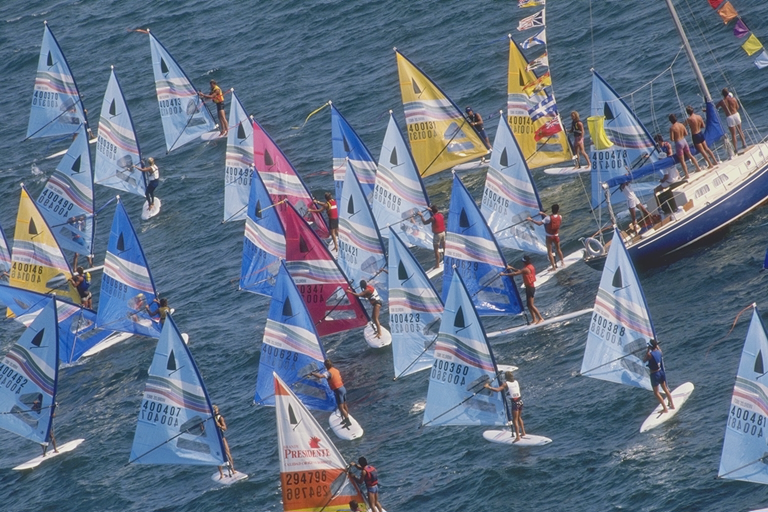
#> input picture sails.png, 768 x 512 px
$ jupyter execute 1_sobel_dx_dy.ipynb   (older library calls are emulated)
#> lines starting #> are read from the running program, lines starting #| are printed output that depends on the picture
[cell 1]
import cv2
import numpy as np
import matplotlib.pyplot as plt

# 读取图像
image = cv2.imread('sails.png', cv2.IMREAD_GRAYSCALE)
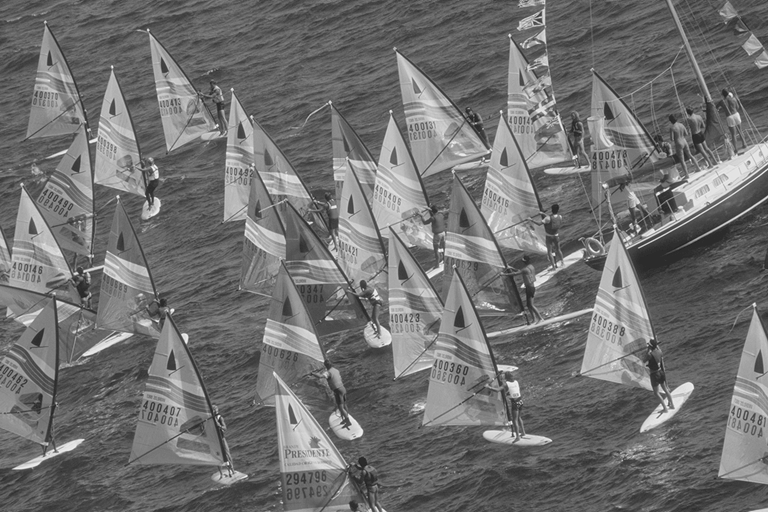
#> image: shape (512, 768); min 28, max 247, mean 112.5

plt.figure(figsize=(10, 5))
plt.imshow(image, cmap='gray')
plt.show()

[cell 2]
image

[cell 3]
dx = cv2.Sobel(image, cv2.CV_64F, 1, 0, ksize=5)
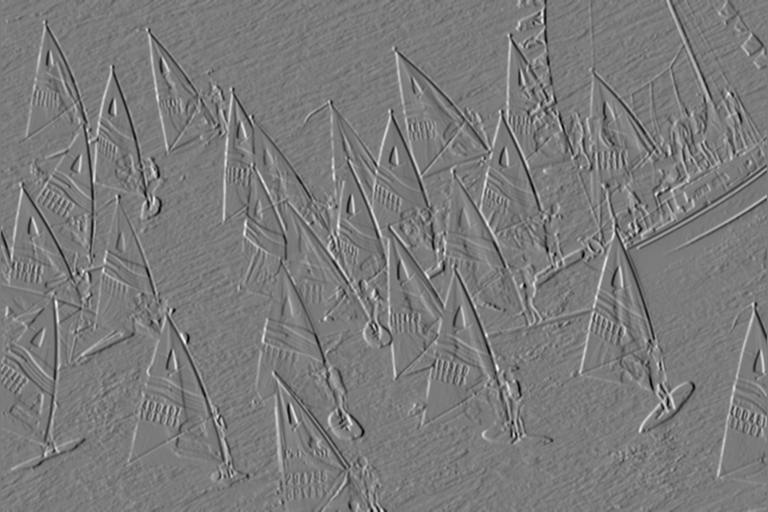
#> dx: shape (512, 768) float64; min -6988, max 7471, mean 1.2; drawn with min black and max white
dy = cv2.Sobel(image, cv2.CV_64F, 0, 1, ksize=5)
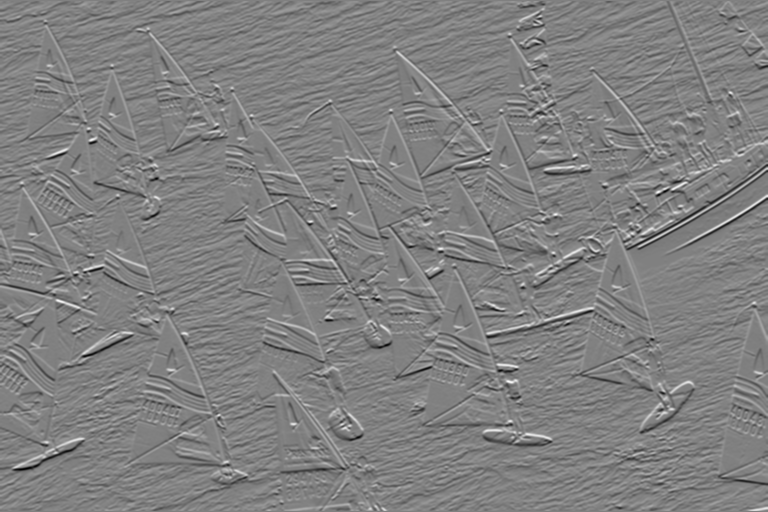
#> dy: shape (512, 768) float64; min -7466, max 7331, mean -0.4; drawn with min black and max white

[cell 4]
dx

[cell 5]
dy

[cell 6]
plt.figure(figsize=(10, 5))
plt.subplot(121)
plt.imshow(dx, cmap='gray')
plt.subplot(122)
plt.imshow(dy, cmap='gray')
plt.show()
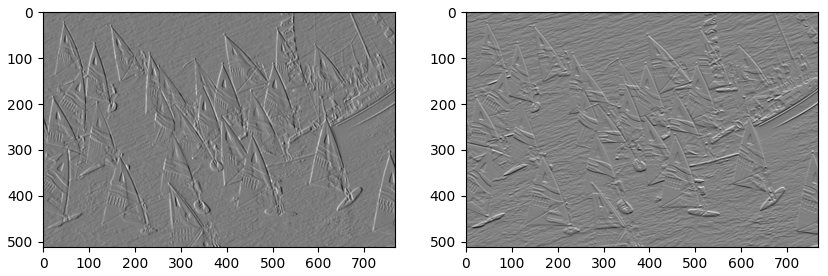
#> figure drawn by matplotlib, 2 panels

## From Scratch

$$
G_{x} = \begin{bmatrix} -1 & 0 & +1 \\ -2 & 0 & +2 \\ -1 & 0 & +1 \end{bmatrix} * I
$$

$$
G_{y} = \begin{bmatrix} -1 & -2 & -1 \\ 0 & 0 & 0 \\ +1 & +2 & +1 \end{bmatrix} * I
$$

[cell 7]
image

[cell 8]
# 定义Sobel滤波器
sobel_x = np.array([[-1, 0, 1], [-2, 0, 2], [-1, 0, 1]])
sobel_y = np.array([[-1, -2, -1], [0, 0, 0], [1, 2, 1]])

# 对图像进行卷积操作
gradient_x = cv2.filter2D(image, cv2.CV_64F, sobel_x)
gradient_y = cv2.filter2D(image, cv2.CV_64F, sobel_y)

# 可视化结果
plt.figure(figsize=(20, 5))
plt.subplot(131), plt.imshow(image, cmap='gray'), plt.title('Original Image')
plt.subplot(132), plt.imshow(gradient_x, cmap='gray'), plt.title('Gradient X')
plt.subplot(133), plt.imshow(gradient_y, cmap='gray'), plt.title('Gradient Y')
plt.show()

[cell 9]
gradient_x

[cell 10]
# 定义5x5的Sobel滤波器
sobel_x_5x5 = np.array([[-1, -2, 0, 2, 1],
                        [-4, -8, 0, 8, 4],
                        [-6, -12, 0, 12, 6],
                        [-4, -8, 0, 8, 4],
                        [-1, -2, 0, 2, 1]])

sobel_y_5x5 = np.array([[-1, -4, -6, -4, -1],
                        [-2, -8, -12, -8, -2],
                        [0, 0, 0, 0, 0],
                        [2, 8, 12, 8, 2],
                        [1, 4, 6, 4, 1]])

# 对图像进行卷积操作
gradient_x_5x5 = cv2.filter2D(image, cv2.CV_64F, sobel_x_5x5)
gradient_y_5x5 = cv2.filter2D(image, cv2.CV_64F, sobel_y_5x5)

# 可视化结果
plt.figure(figsize=(20, 5))
plt.subplot(131), plt.imshow(image, cmap='gray'), plt.title('Original Image')
plt.subplot(132), plt.imshow(gradient_x_5x5, cmap='gray'), plt.title('Gradient X (5x5 Kernel)')
plt.subplot(133), plt.imshow(gradient_y_5x5, cmap='gray'), plt.title('Gradient Y (5x5 Kernel)')
plt.show()
